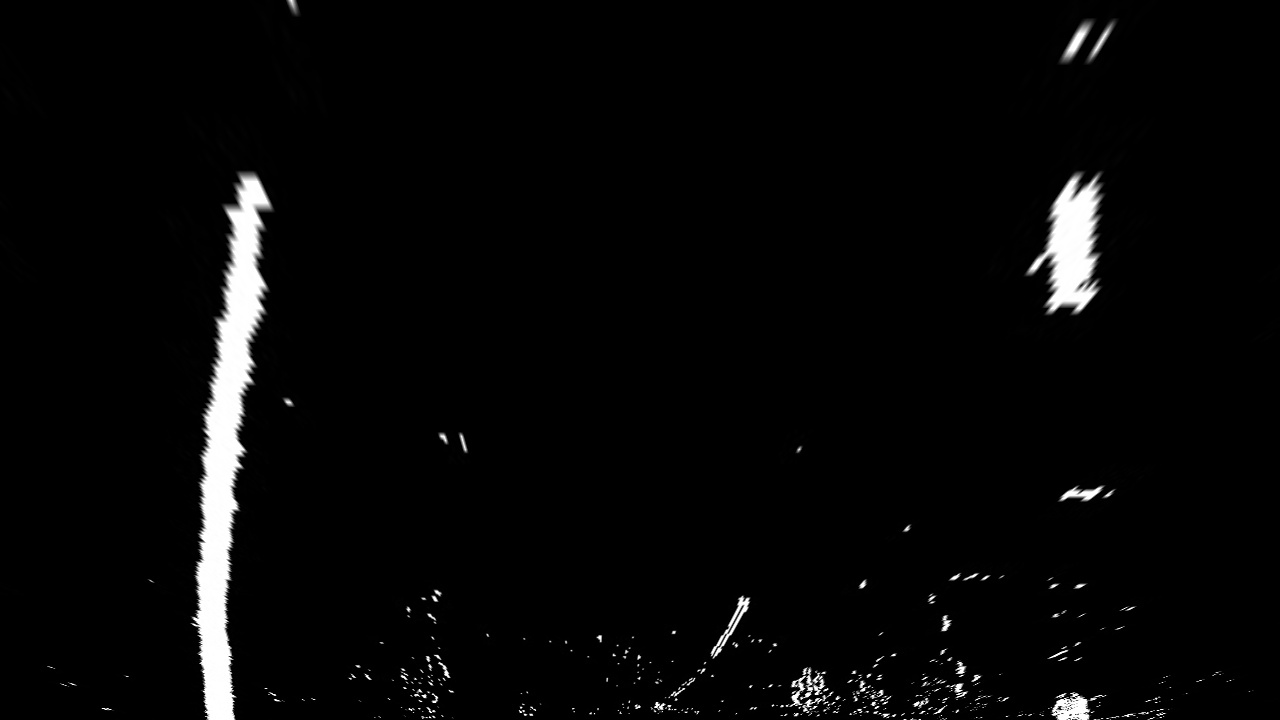
#> input picture output_images/unwarped_binary_test1.jpg, 1280 x 720 px
$ python detect_lane.py   (older library calls are emulated)
#> lines starting #> are read from the running program, lines starting #| are printed output that depends on the picture; after the words box and inside, x2 and y2 are one past the last pixel; in counts of white or black regions, pixels touching at a corner belong together; long printed decimals are rounded
import numpy as np
import cv2
import matplotlib.pyplot as plt

binary_warped = cv2.imread('./output_images/unwarped_binary_test1.jpg')
#> binary_warped is the input picture: shape (720, 1280, 3); min 0, max 255, mean 7.6
binary_warped = cv2.cvtColor(binary_warped, cv2.COLOR_BGR2GRAY)
#> binary_warped: shape (720, 1280)

# take a histogram along all the columns in the lower half of the image
histogram = np.sum(binary_warped[binary_warped.shape[0]//2:,:], axis=0)
#> histogram = 1280 values, max 91458 at index 222, min 0 at index 24, mean 3152.6
plt.plot(histogram)
plt.show()
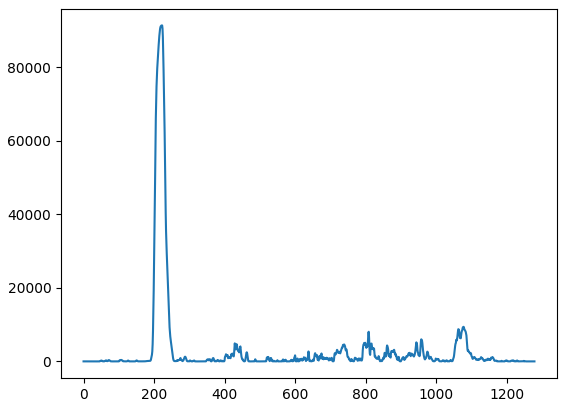
#> figure drawn by matplotlib, 1 panel; curve peaks at x = 222, y = 91458

# Create an output image to draw on and  visualize the result, thus stacked into rgb channels
out_img = np.dstack((binary_warped, binary_warped, binary_warped))
# Find the peak of the left and right halves of the histogram
# These will be the starting point for the left and right lines

midpoint = histogram.shape[0]//2
#> midpoint = 640
leftx_base = np.argmax(histogram[:midpoint])
#> leftx_base = 222
rightx_base = np.argmax(histogram[midpoint:]) + midpoint
#> rightx_base = 1078

# Choose the number of sliding windows
nwindows = 9
# Set height of windows
window_height = binary_warped.shape[0]//nwindows
#> window_height = 80

# Identify the x and y positions of all nonzero pixels in the image
nonzero = binary_warped.nonzero()
#> nonzero = 90204 positions, rows 0 to 719, columns 0 to 1279
nonzeroy = np.array(nonzero[0])
nonzerox = np.array(nonzero[1])

# Current positions to be updated for each window
leftx_current = leftx_base
#> leftx_current = 222
rightx_current = rightx_base
#> rightx_current = 1078

# Set the width of the windows +/- margin
margin = 100
# Set minimum number of pixels found to recenter window
minpix = 50
# Create empty lists to receive left and right lane pixel indices
left_lane_inds = []
right_lane_inds = []

# Step through the windows one by one
for window in range(nwindows):
	# Identify window boundaries in x and y (and right and left)
	win_y_low = binary_warped.shape[0] - (window+1)*window_height
	win_y_high = binary_warped.shape[0] - window*window_height
	win_xleft_low = leftx_current - margin
	win_xleft_high = leftx_current + margin
	win_xright_low = rightx_current - margin
	win_xright_high = rightx_current + margin

	# Draw the windows on the visualization image
	cv2.rectangle(out_img,(win_xleft_low,win_y_low),(win_xleft_high,win_y_high),(0,255,0), 2)
	cv2.rectangle(out_img,(win_xright_low,win_y_low),(win_xright_high,win_y_high),(0,255,0), 2)

	# Identify the nonzero pixels in x and y within the window
	good_left_inds = ((nonzeroy >= win_y_low) & (nonzeroy < win_y_high) & (nonzerox >= win_xleft_low) & (nonzerox < win_xleft_high)).nonzero()[0]
	good_right_inds = ((nonzeroy >= win_y_low) & (nonzeroy < win_y_high) & (nonzerox >= win_xright_low) & (nonzerox < win_xright_high)).nonzero()[0]

	# Append these indices to the lists
	left_lane_inds.append(good_left_inds)
	right_lane_inds.append(good_right_inds)

	# If you found > minpix pixels, recenter next window on their mean position
	if len(good_left_inds) > minpix:
		leftx_current = np.int(np.mean(nonzerox[good_left_inds]))

	if len(good_right_inds) > minpix:
		rightx_current = np.int(np.mean(nonzerox[good_right_inds]))
#> this loop made 9 passes
#> (win_xleft_low, win_xleft_high, win_xright_low, win_xright_high, leftx_current, rightx_current) on passes 1 to 9: (122, 322, 978, 1178, 220, 1076), (120, 320, 976, 1176, 208, 1062), (108, 308, 962, 1162, 219, 1086), (119, 319, 986, 1186, 226, 1122), (126, 326, 1022, 1222, 231, 1058), (131, 331, 958, 1158, 235, 1063), (135, 335, 963, 1163, 235, 1078), (135, 335, 978, 1178, 251, 1086), (151, 351, 986, 1186, 285, 1087)
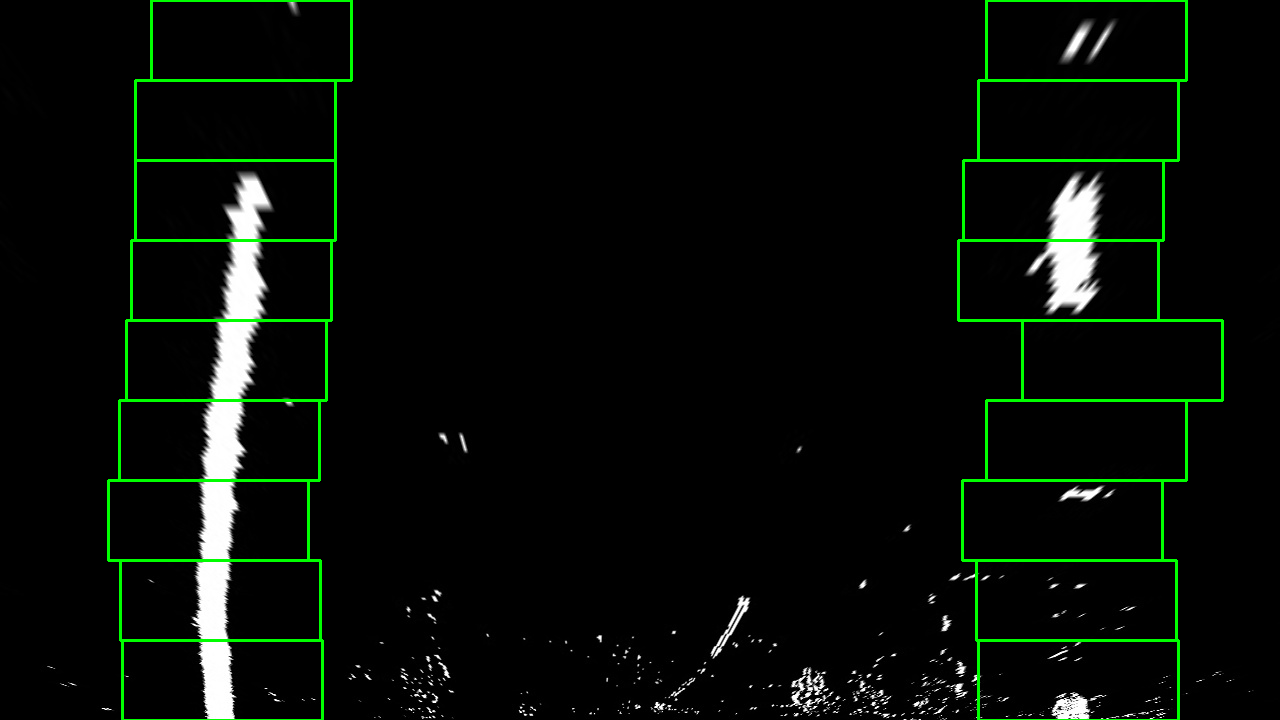
#> out_img: shape (720, 1280, 3); 2.16% of pixels changed, all inside (x1, y1, x2, y2) = (107, 0, 1224, 720); drawn as B, G, R
#> after the loop, left_lane_inds = 9 items; right_lane_inds = 9 items

# Concatenate the arrays of indices
left_lane_inds = np.concatenate(left_lane_inds)
right_lane_inds = np.concatenate(right_lane_inds)

# Extract left and right line pixel positions
leftx = nonzerox[left_lane_inds]
lefty = nonzeroy[left_lane_inds]
rightx = nonzerox[right_lane_inds]
righty = nonzeroy[right_lane_inds]

# Fit a second order polynomial to each
left_fit = np.polyfit(lefty, leftx, 2)
#> left_fit = [0.000194, -0.227, 283.1]
right_fit = np.polyfit(righty, rightx, 2)
#> right_fit = [0.000134, -0.113, 1092.5]

# For Visualization
# Generate x and y values for plotting
ploty = np.linspace(0, binary_warped.shape[0]-1, binary_warped.shape[0] )
#> ploty = 720 values from 0 to 719
left_fitx = left_fit[0]*ploty**2 + left_fit[1]*ploty + left_fit[2]
#> left_fitx = 720 values, max 283.1 at index 0, min 217 at index 583, mean 235.1
right_fitx = right_fit[0]*ploty**2 + right_fit[1]*ploty + right_fit[2]
#> right_fitx = 720 values, max 1092.5 at index 0, min 1068.6 at index 422, mean 1074.9

out_img[nonzeroy[left_lane_inds], nonzerox[left_lane_inds]] = [255, 0, 0]
out_img[nonzeroy[right_lane_inds], nonzerox[right_lane_inds]] = [0, 0, 255]
plt.imshow(out_img)
plt.plot(left_fitx, ploty, color='yellow')
plt.plot(right_fitx, ploty, color='yellow')
plt.xlim(0, 1280)
plt.ylim(720, 0)
plt.show()
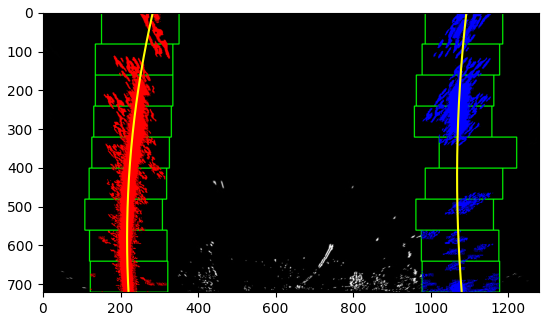
#> figure drawn by matplotlib, 1 panel

# save result using cv2
cv2.imwrite("output_images/detect_lanes_test1.jpg", out_img)

# Measuring Curvature
# A_left = left_fit[0], B_left = left_fit[1], C_left = left_fit[2]
# A_right = right_fit[0], B_right = right_fit[1], C_right = right_fit[2]
# according to equation for radius of curvature
y_eval = out_img.shape[0]
#> y_eval = 720

# Define conversions in x and y from pixels space to meters
ym_per_pix = 30/720 # meters per pixel in y dimension
xm_per_pix = 3.7/700 # meters per pixel in x dimension

# Fit new polynomials to x,y in world space
left_fit_cr = np.polyfit(lefty*ym_per_pix, leftx*xm_per_pix, 2)
#> left_fit_cr = [0.000592, -0.0288, 1.5]
right_fit_cr = np.polyfit(righty*ym_per_pix, rightx*xm_per_pix, 2)
#> right_fit_cr = [0.000409, -0.0144, 5.77]
left_curverad = ((1 + (2*left_fit_cr[0]*y_eval*ym_per_pix + left_fit_cr[1])**2)**1.5) / np.absolute(2*left_fit_cr[0])
#> left_curverad = 844.6
right_curverad = ((1 + (2*right_fit_cr[0]*y_eval*ym_per_pix + right_fit_cr[1])**2)**1.5) / np.absolute(2*right_fit_cr[0])
#> right_curverad = 1221.2

print('left_curverad: {} m; right_curverad: {} m'.format(left_curverad, right_curverad))
#| left_curverad: 844.608 m; right_curverad: 1221.224 m

# Calculate Lane Deviation from center of lane:
# First we calculate the intercept points at the bottom of our image, then use those to
# calculate the lane deviation of the vehicle (assuming camera is in center of vehicle)
scene_height = out_img.shape[0] * ym_per_pix
#> scene_height = 30
scene_width = out_img.shape[1] * xm_per_pix
#> scene_width = 6.77

left_intercept = left_fit_cr[0] * scene_height ** 2 + left_fit_cr[1] * scene_height + left_fit_cr[2]
#> left_intercept = 1.17
right_intercept = right_fit_cr[0] * scene_height ** 2 + right_fit_cr[1] * scene_height + right_fit_cr[2]
#> right_intercept = 5.71
calculated_center = (left_intercept + right_intercept) / 2.0
#> calculated_center = 3.44

lane_deviation = (calculated_center - scene_width / 2.0)
#> lane_deviation = 0.056

print('lane_deviation: {} m'.format(lane_deviation))
#| lane_deviation: 0.05595 m
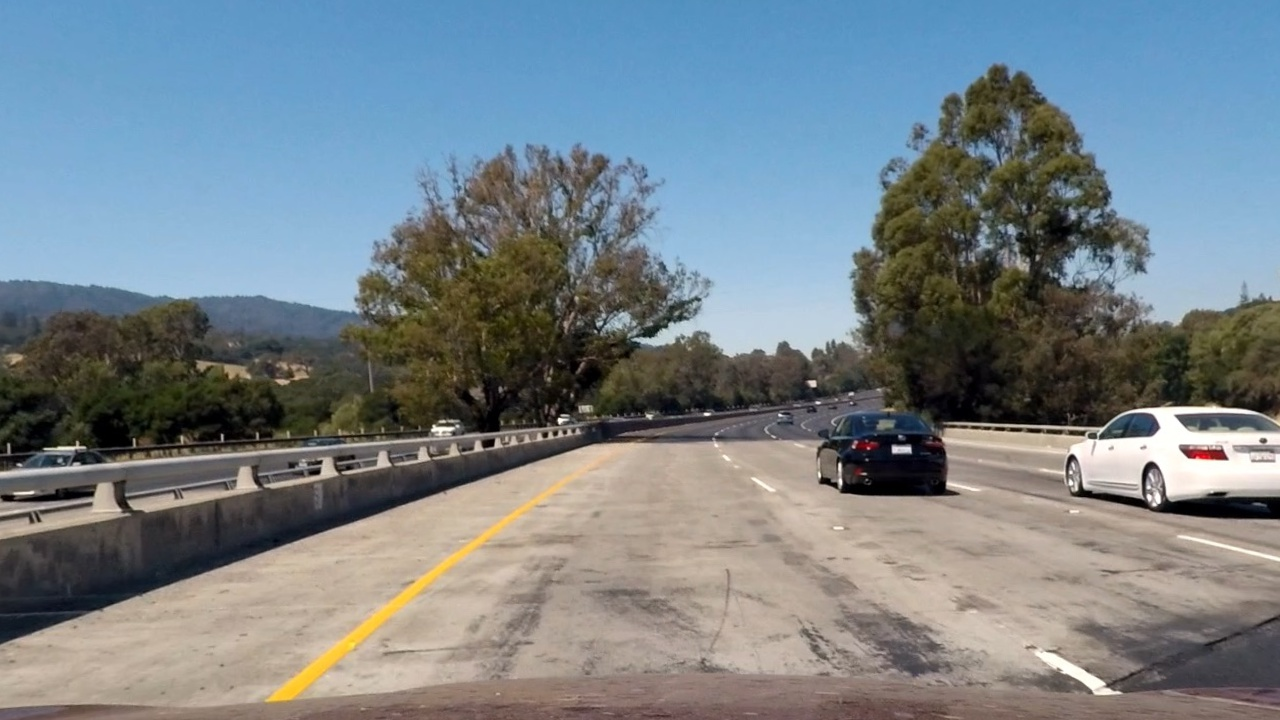
#> input picture output_images/test1_undist.jpg, 1280 x 720 px
#> further down, undistorted_img is the input picture: shape (720, 1280, 3); mean B, G, R 136.2, 130, 119.3
#> (reads warp_pickle.p from the repository)

## unwarp detected lane back to original image
def draw_lanes_on_image(binary_warped, undistorted_img, Minv, left_fitx, right_fitx, ploty, left_radius, right_radius, lane_deviation):
    """
    Draw the found lane lines onto a binary warped image, then unwarp
    and overlay on the original image.

    binary_warped
    Minv
    left_fitx
    right_fitx
    ploty
    """
#> called with Minv = array of shape (3, 3), left_fitx = array of shape (720,), right_fitx = array of shape (720,), ploty = array of shape (720,), left_radius = 844.6, right_radius = 1221.2, lane_deviation = 0.056

    # Create a blank image to draw the lines on
    warp_zero = np.zeros_like(binary_warped).astype(np.uint8)
    color_warp = np.dstack((warp_zero, warp_zero, warp_zero))

    # Recast the x and y points into usable format for cv2.fillPoly()
    pts_left = np.array([np.transpose(np.vstack([left_fitx, ploty]))])
#> pts_left = 720 pairs, first value 217 to 283.1, second value 0 to 719
    pts_right = np.array([np.flipud(np.transpose(np.vstack([right_fitx, ploty])))])
#> pts_right = 720 pairs, first value 1068.6 to 1092.5, second value 0 to 719
    pts = np.hstack((pts_left, pts_right))
#> pts = 1440 pairs, first value 217 to 1092.5, second value 0 to 719

    # Draw the lane onto the warped blank image
    cv2.fillPoly(color_warp, np.int_([pts]), (0, 255, 0))
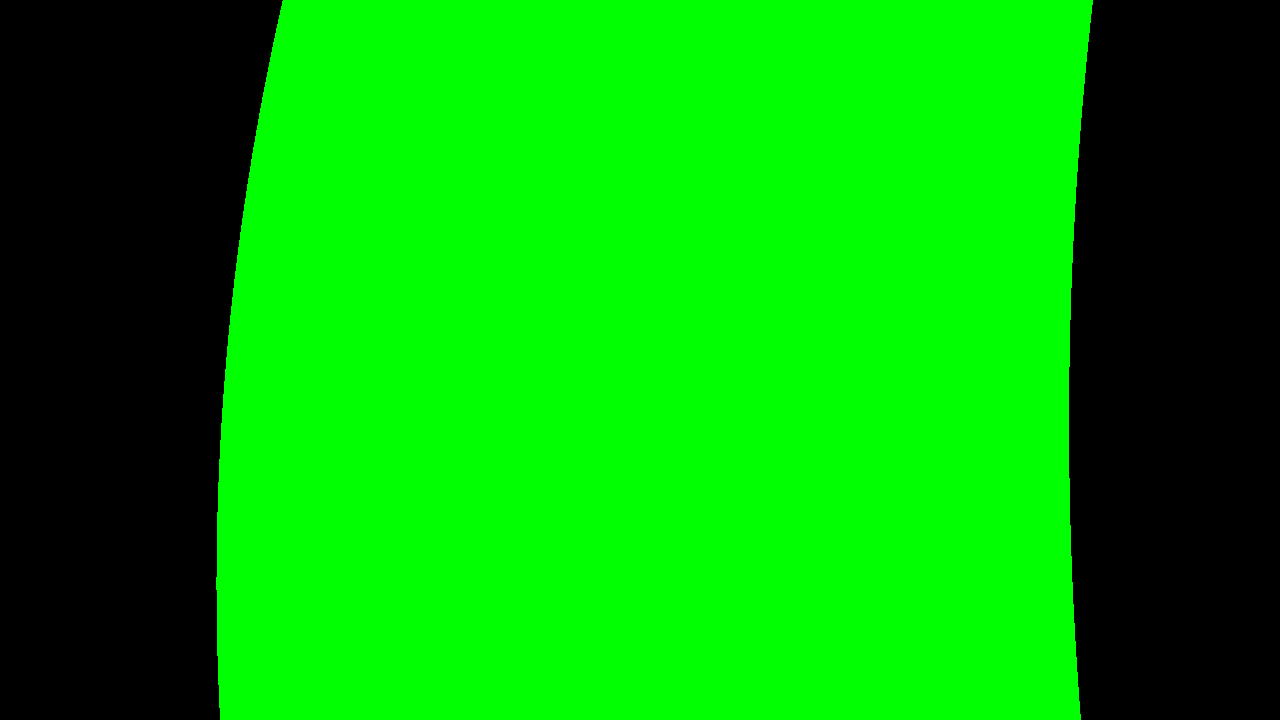
#> color_warp: shape (720, 1280, 3); mean of channels 0, 1, 2 0, 167.5, 0; drawn as B, G, R

    # Warp the blank back to original image space using inverse perspective matrix (Minv)
    newwarp = cv2.warpPerspective(color_warp, Minv, (undistorted_img.shape[1], undistorted_img.shape[0]))

    # Combine the result with the original image
    result = cv2.addWeighted(undistorted_img, 1, newwarp, 0.3, 0)

    curvature_text = "Curvature: Left = " + str(np.round(left_radius, 2)) + " m, Right = " + str(np.round(right_radius, 2)) + " m"
    font = cv2.FONT_HERSHEY_COMPLEX
#> font = 3
    cv2.putText(result, curvature_text, (30, 60), font, 1, (0,255,0), 2)
    deviation_text = "Lane deviation from center = {:.2f} m".format(lane_deviation)
#> deviation_text = 'Lane deviation from center = 0.06 m'
    font = cv2.FONT_HERSHEY_COMPLEX
    cv2.putText(result, deviation_text, (30, 90), font, 1, (0,255,0), 2)
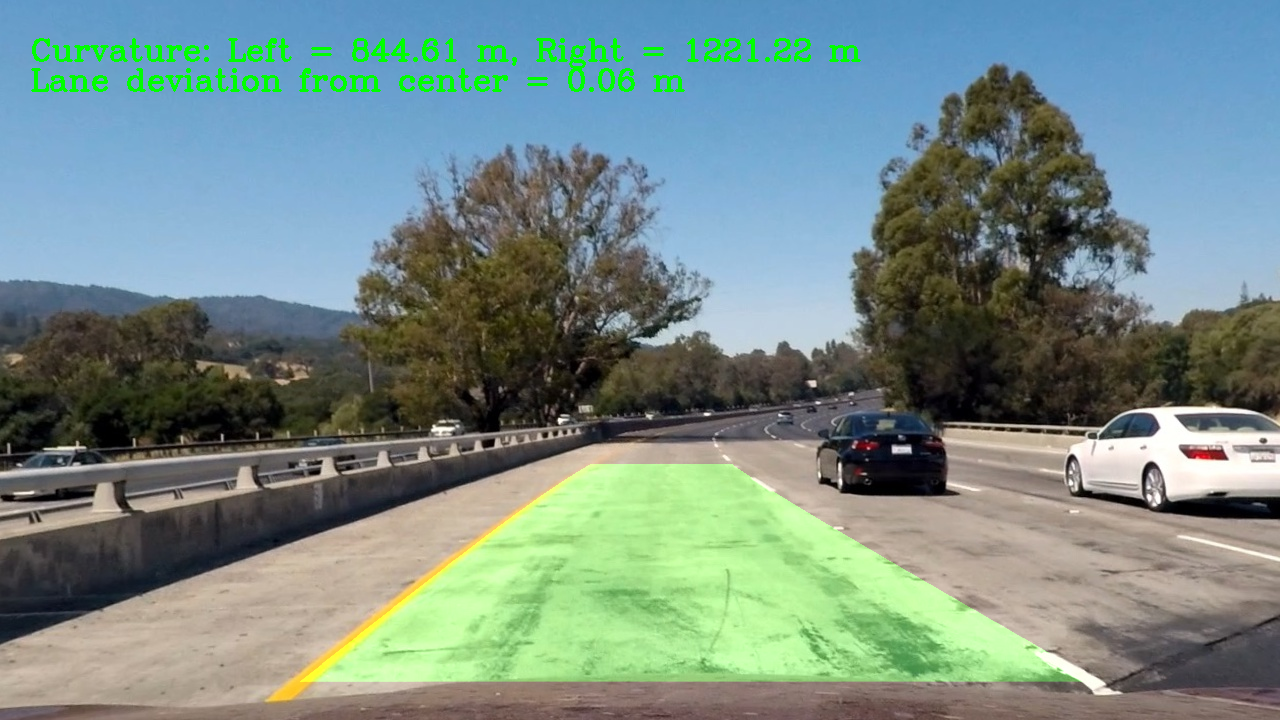
#> result: shape (720, 1280, 3); mean R, G, B 118.1, 139.4, 133.9

    return result

import pickle

undistorted_img = cv2.imread('output_images/test1_undist.jpg')
undistorted_img = cv2.cvtColor(undistorted_img, cv2.COLOR_BGR2RGB)

# read warping parameters
dist_pickle = pickle.load( open("./warp_pickle.p", "rb"))
Minv = dist_pickle["Minv"]

result = draw_lanes_on_image(binary_warped, undistorted_img, Minv, left_fitx, right_fitx, ploty, left_curverad, right_curverad, lane_deviation)
plt.figure(figsize=(16,8))
plt.imshow(result)
plt.show()
plt.axis("off");
result = cv2.cvtColor(result, cv2.COLOR_RGB2BGR)
cv2.imwrite('output_images/result_test1.jpg', result)
